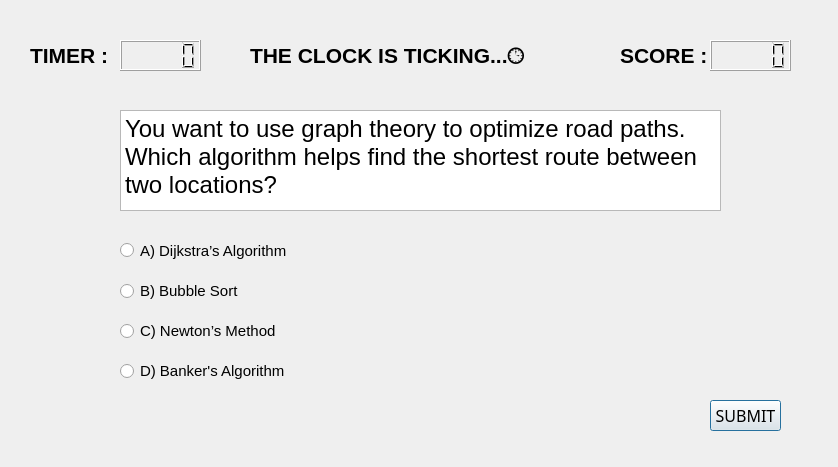
<?xml version="1.0" encoding="UTF-8"?>
<ui version="4.0">
 <class>action_window</class>
 <widget class="QDialog" name="action_window">
  <property name="geometry">
   <rect>
    <x>0</x>
    <y>0</y>
    <width>838</width>
    <height>467</height>
   </rect>
  </property>
  <property name="windowTitle">
   <string>action</string>
  </property>
  <property name="styleSheet">
   <string notr="true"/>
  </property>
  <widget class="QLabel" name="label_3">
   <property name="geometry">
    <rect>
     <x>620</x>
     <y>40</y>
     <width>91</width>
     <height>31</height>
    </rect>
   </property>
   <property name="font">
    <font>
     <family>Arial</family>
     <pointsize>16</pointsize>
     <bold>true</bold>
    </font>
   </property>
   <property name="text">
    <string>SCORE :</string>
   </property>
  </widget>
  <widget class="QRadioButton" name="radioButton">
   <property name="geometry">
    <rect>
     <x>120</x>
     <y>240</y>
     <width>701</width>
     <height>21</height>
    </rect>
   </property>
   <property name="font">
    <font>
     <pointsize>11</pointsize>
    </font>
   </property>
   <property name="text">
    <string>A) Dijkstra’s Algorithm</string>
   </property>
  </widget>
  <widget class="QLCDNumber" name="lcdNumber">
   <property name="geometry">
    <rect>
     <x>710</x>
     <y>40</y>
     <width>81</width>
     <height>31</height>
    </rect>
   </property>
   <property name="font">
    <font>
     <family>Arial Rounded MT</family>
     <pointsize>10</pointsize>
     <bold>true</bold>
    </font>
   </property>
   <property name="styleSheet">
    <string notr="true"/>
   </property>
  </widget>
  <widget class="QLabel" name="label_2">
   <property name="geometry">
    <rect>
     <x>250</x>
     <y>40</y>
     <width>291</width>
     <height>31</height>
    </rect>
   </property>
   <property name="font">
    <font>
     <family>Arial</family>
     <pointsize>16</pointsize>
     <bold>true</bold>
    </font>
   </property>
   <property name="text">
    <string>THE CLOCK IS TICKING...🕒</string>
   </property>
  </widget>
  <widget class="QRadioButton" name="radioButton_3">
   <property name="geometry">
    <rect>
     <x>120</x>
     <y>320</y>
     <width>701</width>
     <height>22</height>
    </rect>
   </property>
   <property name="font">
    <font>
     <pointsize>11</pointsize>
    </font>
   </property>
   <property name="text">
    <string>C) Newton’s Method</string>
   </property>
  </widget>
  <widget class="QPushButton" name="pushButton_5">
   <property name="geometry">
    <rect>
     <x>710</x>
     <y>400</y>
     <width>71</width>
     <height>31</height>
    </rect>
   </property>
   <property name="font">
    <font>
     <family>Algerian</family>
     <pointsize>12</pointsize>
     <bold>false</bold>
    </font>
   </property>
   <property name="text">
    <string>SUBMIT</string>
   </property>
  </widget>
  <widget class="QTextBrowser" name="textBrowser">
   <property name="geometry">
    <rect>
     <x>120</x>
     <y>110</y>
     <width>601</width>
     <height>101</height>
    </rect>
   </property>
   <property name="font">
    <font>
     <pointsize>12</pointsize>
    </font>
   </property>
   <property name="html">
    <string>&lt;!DOCTYPE HTML PUBLIC &quot;-//W3C//DTD HTML 4.0//EN&quot; &quot;http://www.w3.org/TR/REC-html40/strict.dtd&quot;&gt;
&lt;html&gt;&lt;head&gt;&lt;meta name=&quot;qrichtext&quot; content=&quot;1&quot; /&gt;&lt;meta charset=&quot;utf-8&quot; /&gt;&lt;style type=&quot;text/css&quot;&gt;
p, li { white-space: pre-wrap; }
hr { height: 1px; border-width: 0; }
li.unchecked::marker { content: &quot;\2610&quot;; }
li.checked::marker { content: &quot;\2612&quot;; }
&lt;/style&gt;&lt;/head&gt;&lt;body style=&quot; font-family:'Segoe UI'; font-size:12pt; font-weight:400; font-style:normal;&quot;&gt;
&lt;p style=&quot; margin-top:0px; margin-bottom:0px; margin-left:0px; margin-right:0px; -qt-block-indent:0; text-indent:0px;&quot;&gt;&lt;span style=&quot; font-size:18pt;&quot;&gt;You want to use graph theory to optimize road paths. Which algorithm helps find the shortest route between two locations?&lt;/span&gt;&lt;/p&gt;&lt;/body&gt;&lt;/html&gt;</string>
   </property>
  </widget>
  <widget class="QRadioButton" name="radioButton_2">
   <property name="geometry">
    <rect>
     <x>120</x>
     <y>280</y>
     <width>701</width>
     <height>22</height>
    </rect>
   </property>
   <property name="font">
    <font>
     <pointsize>11</pointsize>
    </font>
   </property>
   <property name="text">
    <string>B) Bubble Sort</string>
   </property>
  </widget>
  <widget class="QRadioButton" name="radioButton_4">
   <property name="geometry">
    <rect>
     <x>120</x>
     <y>360</y>
     <width>701</width>
     <height>22</height>
    </rect>
   </property>
   <property name="font">
    <font>
     <pointsize>11</pointsize>
    </font>
   </property>
   <property name="text">
    <string>D) Banker's Algorithm</string>
   </property>
  </widget>
  <widget class="QLabel" name="label_4">
   <property name="geometry">
    <rect>
     <x>30</x>
     <y>40</y>
     <width>91</width>
     <height>31</height>
    </rect>
   </property>
   <property name="font">
    <font>
     <family>Arial</family>
     <pointsize>16</pointsize>
     <bold>true</bold>
    </font>
   </property>
   <property name="text">
    <string>TIMER :</string>
   </property>
  </widget>
  <widget class="QLCDNumber" name="lcdNumber_2">
   <property name="geometry">
    <rect>
     <x>120</x>
     <y>40</y>
     <width>81</width>
     <height>31</height>
    </rect>
   </property>
   <property name="font">
    <font>
     <family>Arial Rounded MT</family>
     <pointsize>10</pointsize>
     <bold>true</bold>
    </font>
   </property>
   <property name="styleSheet">
    <string notr="true"/>
   </property>
  </widget>
 </widget>
 <resources/>
 <connections>
  <connection>
   <sender>pushButton_5</sender>
   <signal>clicked()</signal>
   <receiver>action_window</receiver>
   <slot>close()</slot>
   <hints>
    <hint type="sourcelabel">
     <x>761</x>
     <y>409</y>
    </hint>
    <hint type="destinationlabel">
     <x>705</x>
     <y>407</y>
    </hint>
   </hints>
  </connection>
 </connections>
</ui>
